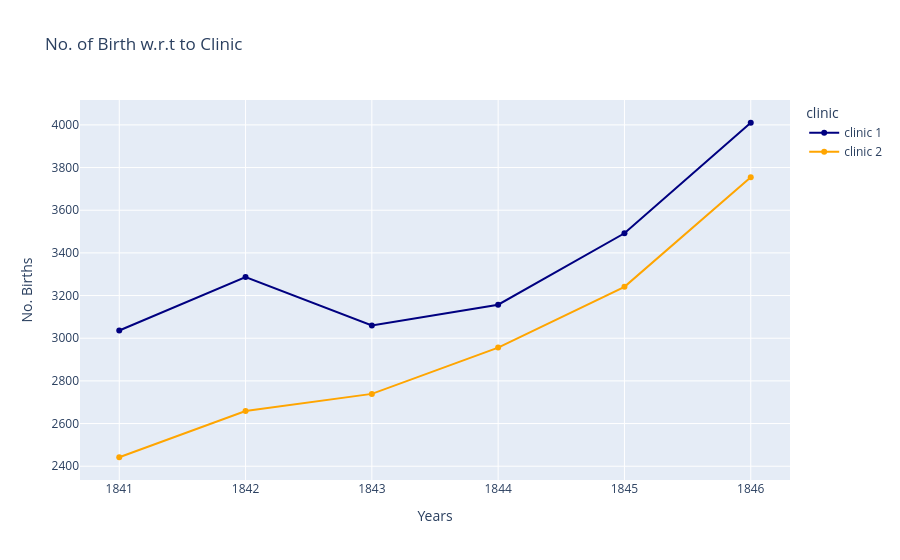

Notebook code cell kept with this figure:
### Markdown cell above
##### Birth Count wrt to Clinics

### Code cell
# Setting Coordinates:
DF = yearly_df
XCOR = "year"
YCOR = "births"

# Setting Labels:
TITLE = "No. of Birth w.r.t to Clinic"
XLABEL = "Years"
YLABEL = "No. Births"


line = px.line(
    title=TITLE,
    data_frame=DF,
    x=XCOR,
    y=YCOR,
    color="clinic",
    markers="o",
    color_discrete_sequence=["#000080", "orange"],
)

line.update_layout(
    xaxis_title=XLABEL,
    yaxis_title=YLABEL,
)

line.show()

### Figure 1 — Plotly figure (JSON) as saved in the notebook; plotly's stock layout.template omitted (floating-point values rounded to 4 significant figures)
{"data": [{"hovertemplate": "clinic=clinic 1<br>year=%{x}<br>births=%{y}<extra></extra>", "legendgroup": "clinic 1", "line": {"color": "#000080", "dash": "solid"}, "marker": {"symbol": "circle"}, "mode": "lines+markers", "name": "clinic 1", "orientation": "v", "showlegend": true, "type": "scatter", "x": [1841, 1842, 1843, 1844, 1845, 1846], "xaxis": "x", "y": [3036, 3287, 3060, 3157, 3492, 4010], "yaxis": "y"}, {"hovertemplate": "clinic=clinic 2<br>year=%{x}<br>births=%{y}<extra></extra>", "legendgroup": "clinic 2", "line": {"color": "orange", "dash": "solid"}, "marker": {"symbol": "circle"}, "mode": "lines+markers", "name": "clinic 2", "orientation": "v", "showlegend": true, "type": "scatter", "x": [1841, 1842, 1843, 1844, 1845, 1846], "xaxis": "x", "y": [2442, 2659, 2739, 2956, 3241, 3754], "yaxis": "y"}], "layout": {"legend": {"title": {"text": "clinic"}, "tracegroupgap": 0}, "title": {"text": "No. of Birth w.r.t to Clinic"}, "xaxis": {"anchor": "y", "domain": [0, 1], "title": {"text": "Years"}}, "yaxis": {"anchor": "x", "domain": [0, 1], "title": {"text": "No. Births"}}}}
